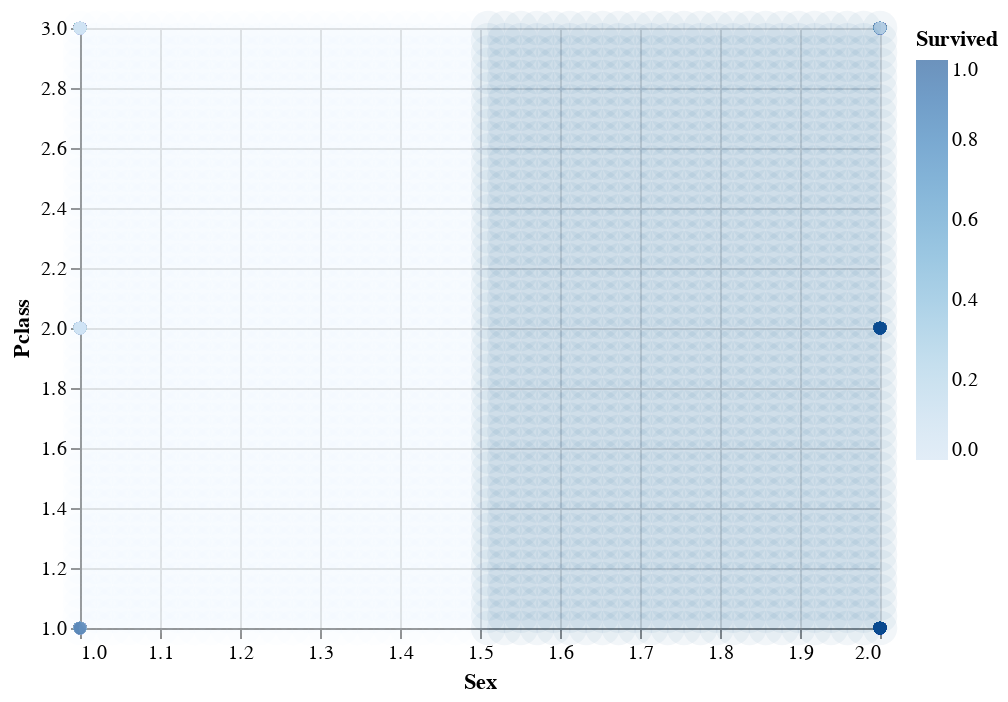

Notebook source saved alongside this figure:
### Code cell
# create the grid of area/smoothness vals, and arrange in a data frame
are_grid = np.linspace(
    unscaled["Sex"].min(), unscaled["Sex"].max(), 50
)
smo_grid = np.linspace(
    unscaled["Pclass"].min(), unscaled["Pclass"].max(), 50
)
asgrid = np.array(np.meshgrid(are_grid, smo_grid)).reshape(2, -1).T
asgrid = pd.DataFrame(asgrid, columns=["Sex", "Pclass"])

# use the fit workflow to make predictions at the grid points
knnPredGrid = knn_fit.predict(asgrid)

# bind the predictions as a new column with the grid points
prediction_table = asgrid.copy()
prediction_table["Survived"] = knnPredGrid

# plot:
# 1. the colored scatter of the original data
unscaled_plot = (
    alt.Chart(
        unscaled,
    )
    .mark_point(opacity=0.6, filled=True, size=40)
    .encode(
        x=alt.X(
            "Sex",
            title="Sex",
            scale=alt.Scale(
                domain=(unscaled["Sex"].min(), unscaled["Sex"].max())
            ),
        ),
        y=alt.Y(
            "Pclass",
            title="Pclass",
            scale=alt.Scale(
                domain=(
                    unscaled["Pclass"].min(),
                    unscaled["Pclass"].max(),
                )
            ),
        ),
        color=alt.Color("Survived", title="Survived"),
    )
)

# 2. the faded colored scatter for the grid points
prediction_plot = (
    alt.Chart(prediction_table)
    .mark_point(opacity=0.05, filled=True, size=300)
    .encode(
        x=alt.X("Sex"),
        y=alt.Y("Pclass"),
        color=alt.Color("Survived"),
    )
)
unscaled_plot + prediction_plot

### Figure 1 — Vega-Lite specification as saved in the notebook (floating-point values rounded to 4 significant figures; data arrays with more than 128 entries replaced by an {"elided": "..."} marker saying what was removed)
{"config": {"view": {"continuousWidth": 400, "continuousHeight": 300}}, "layer": [{"data": {"name": "data-ee041f6caa7d468b351c516c1717a12d"}, "mark": {"type": "point", "filled": true, "opacity": 0.6, "size": 40}, "encoding": {"color": {"field": "Survived", "title": "Survived", "type": "quantitative"}, "x": {"field": "Sex", "scale": {"domain": [1, 2]}, "title": "Sex", "type": "quantitative"}, "y": {"field": "Pclass", "scale": {"domain": [1, 3]}, "title": "Pclass", "type": "quantitative"}}}, {"data": {"name": "data-aab6eb69d7f172be352fb1844af96148"}, "mark": {"type": "point", "filled": true, "opacity": 0.05, "size": 300}, "encoding": {"color": {"field": "Survived", "type": "quantitative"}, "x": {"field": "Sex", "type": "quantitative"}, "y": {"field": "Pclass", "type": "quantitative"}}}], "$schema": "https://vega.github.io/schema/vega-lite/v4.17.0.json", "datasets": {"data-ee041f6caa7d468b351c516c1717a12d": {"elided": "891 records"}, "data-aab6eb69d7f172be352fb1844af96148": {"elided": "2500 records"}}}
